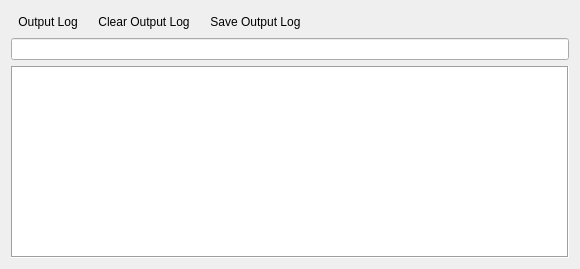
          <widget class="QWidget" name="tab_status">
           <attribute name="icon">
            <iconset>
             <normaloff>:/Styles/Icons/Style/movies.png</normaloff>:/Styles/Icons/Style/movies.png</iconset>
           </attribute>
           <attribute name="title">
            <string>Output Log</string>
           </attribute>
           <layout class="QGridLayout" name="gridLayout">
            <item row="0" column="0">
             <widget class="QToolButton" name="toolButton_3">
              <property name="text">
               <string>Output Log</string>
              </property>
              <property name="icon">
               <iconset>
                <normaloff>:/Styles/Icons/Style/movies.png</normaloff>:/Styles/Icons/Style/movies.png</iconset>
              </property>
              <property name="toolButtonStyle">
               <enum>Qt::ToolButtonTextBesideIcon</enum>
              </property>
              <property name="autoRaise">
               <bool>true</bool>
              </property>
             </widget>
            </item>
            <item row="0" column="1">
             <widget class="QToolButton" name="toolButton_2">
              <property name="text">
               <string>Clear Output Log</string>
              </property>
              <property name="icon">
               <iconset>
                <normaloff>:/Styles/Icons/Style/forbidden.png</normaloff>:/Styles/Icons/Style/forbidden.png</iconset>
              </property>
              <property name="toolButtonStyle">
               <enum>Qt::ToolButtonTextBesideIcon</enum>
              </property>
              <property name="autoRaise">
               <bool>true</bool>
              </property>
             </widget>
            </item>
            <item row="0" column="2">
             <widget class="QToolButton" name="toolButton">
              <property name="text">
               <string>Save Output Log</string>
              </property>
              <property name="icon">
               <iconset>
                <normaloff>:/Styles/Icons/Style/ranger_station.png</normaloff>:/Styles/Icons/Style/ranger_station.png</iconset>
              </property>
              <property name="toolButtonStyle">
               <enum>Qt::ToolButtonTextBesideIcon</enum>
              </property>
              <property name="autoRaise">
               <bool>true</bool>
              </property>
             </widget>
            </item>
            <item row="0" column="3">
             <spacer name="horizontalSpacer">
              <property name="orientation">
               <enum>Qt::Horizontal</enum>
              </property>
              <property name="sizeHint" stdset="0">
               <size>
                <width>255</width>
                <height>19</height>
               </size>
              </property>
             </spacer>
            </item>
            <item row="1" column="0" colspan="4">
             <widget class="QLineEdit" name="lineEdit">
              <property name="minimumSize">
               <size>
                <width>0</width>
                <height>0</height>
               </size>
              </property>
              <property name="text">
               <string/>
              </property>
             </widget>
            </item>
            <item row="2" column="0" colspan="4">
             <widget class="QTextEdit" name="textEdit">
              <property name="minimumSize">
               <size>
                <width>461</width>
                <height>0</height>
               </size>
              </property>
              <property name="frameShape">
               <enum>QFrame::Box</enum>
              </property>
             </widget>
            </item>
           </layout>
          </widget>
